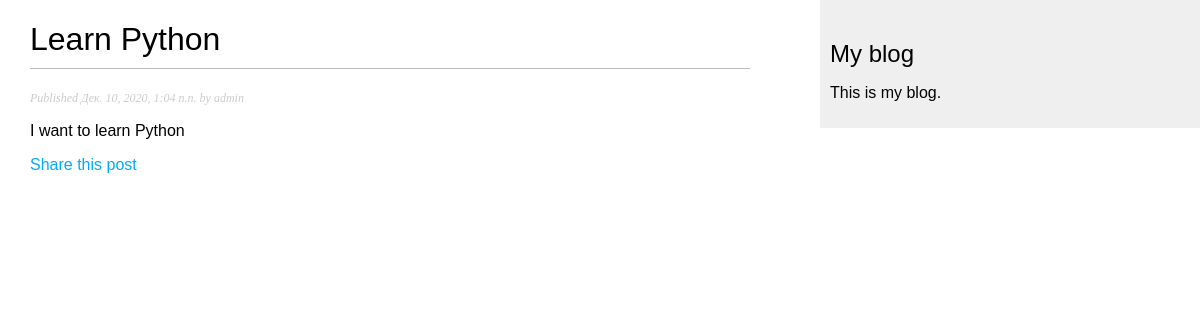
/blog/2020/12/10/learn-python/, run on the app's committed database.
### blog/models.py (models this page shows, shortened)
class Post(models.Model):
    STATUS_CHOICES = (
        ('draft', 'Draft'),
        ('published', 'Published'),
    )
    title = models.CharField(max_length=250)
    slug = models.SlugField(max_length=250, unique_for_date='publish')
    author = models.ForeignKey(
        User, on_delete=models.CASCADE, related_name='blog_posts'
        )
    body = models.TextField()
    publish = models.DateTimeField(default=timezone.now)
    created = models.DateTimeField(auto_now_add=True)
    updated = models.DateTimeField(auto_now=True)
    status = models.CharField(
        max_length=10, choices=STATUS_CHOICES, default='draft'
        )
    objects = models.Manager() # Менеджер по умолчанию.
    published = PublishedManager() # Наш новый менеджер.
    class Meta:
        ordering = ('-publish',)

### blog/views.py (the view)
def post_detail(request, year, month, day, post):
    post = get_object_or_404(
        Post, slug=post, status='published', publish__year=year,
        publish__month=month, publish__day=day
        ) # Если объекта не существует, будет поднята ошибка 404
    return render(request, 'blog/post/detail.html', {'post': post})

### blog/templates/blog/post/detail.html (shortened to what this page needs)
{% extends "blog/base.html" %}
{% block content %}
  <h1>{{ post.title }}</h1>
  <p class="date">Published {{ post.publish }} by {{ post.author }}</p>
  {{ post.body|linebreaks }}
  <p>
    <a href="{% url 'blog:post_share' post.id %}">Share this post</a>
  </p>
{% endblock %}

### blog/static/css/blog.css (style rules this page uses)
body { margin:0; padding:0; font-family:helvetica, sans-serif; }
a { color:#00abff; text-decoration:none; }
h1 { font-weight:normal; border-bottom:1px solid #bbb; padding:0 0 10px 0; }
p.date { color:#ccc; font-family: georgia, serif; font-size: 12px; font-style: italic; }

### data on the page
Post: title "Learn Python", publish "Дек. 10, 2020, 1:04 п.п.", author "admin", body "I want to learn Python"
